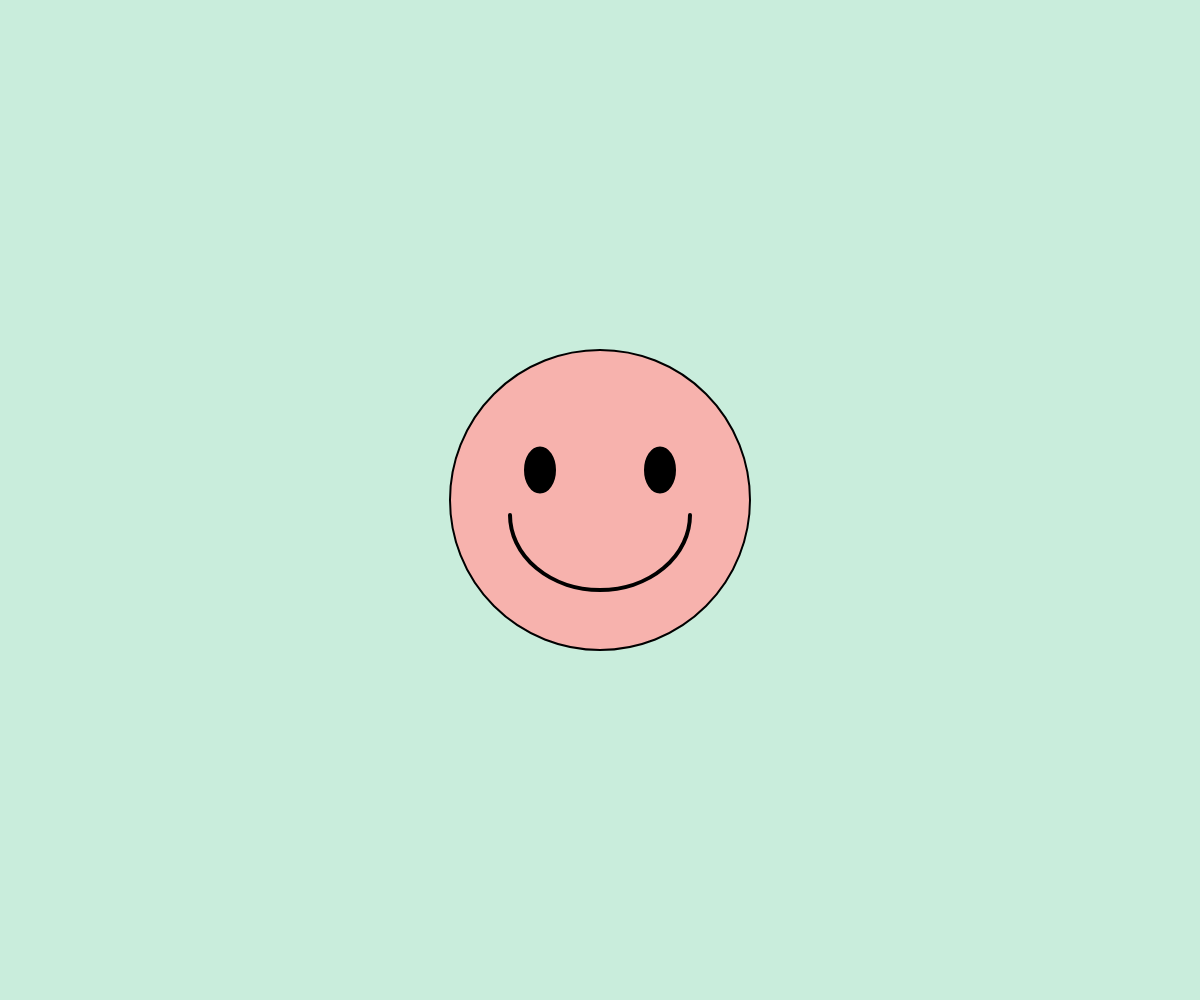
Frame 1 (no input)
Frame 60 (no input): identical to frame 1, image omitted
Frame 120 (the mouse pressed at the canvas centre since frame 60): identical to frame 1, image omitted

The p5.js sketch that drew this single still picture (run headless with seeded random() and noise() and a simulated clock; from frame 60 on, the mouse is pressed at the canvas centre):

// p5.js sketch
// ── sketch.js
function setup() {
  createCanvas(windowWidth, windowHeight);
}

function windowResized() {
  resizeCanvas(windowWidth, windowHeight);
}

function draw() {
  background('#C9EDDC');

  // 畫臉 (黃色)
  fill('#F7B2AD');
  stroke(0);
  strokeWeight(2);
  circle(width / 2, height / 2, 300);

  // 畫眼睛 (黑色)
  fill(0);
  ellipse(width / 2 - 60, height / 2 - 30, 30, 45);
  ellipse(width / 2 + 60, height / 2 - 30, 30, 45);

  // 畫嘴巴 (弧線)
  noFill();
  strokeWeight(4);
  arc(width / 2, height / 2 + 15, 180, 150, 0, PI);
}
